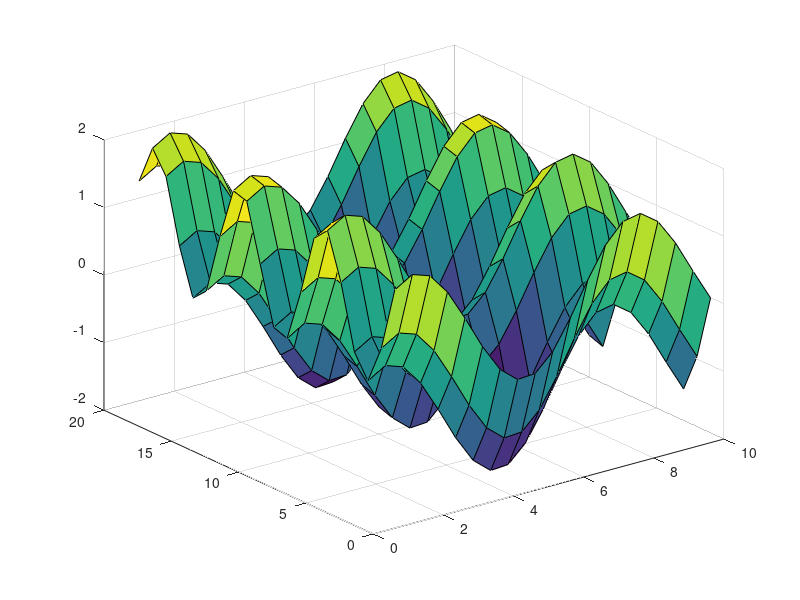

MATLAB code to generate this figure:
% Zadatak 10.

% Provjerite što ispisuje sljedeći programski odsječak:
% 1 [X,Y] = meshgrid ( 1 : 0 . 5 : 1 0 , 1 : 2 0 ) ;
% 2 Z = s i n (X) + co s (Y) ;
% 3 s u rf (X,Y, Z)

[X,Y] = meshgrid ( 1 : 0.5 : 10 , 1 : 20 );
Z = sin(X) + cos(Y) ;
surf(X,Y,Z)